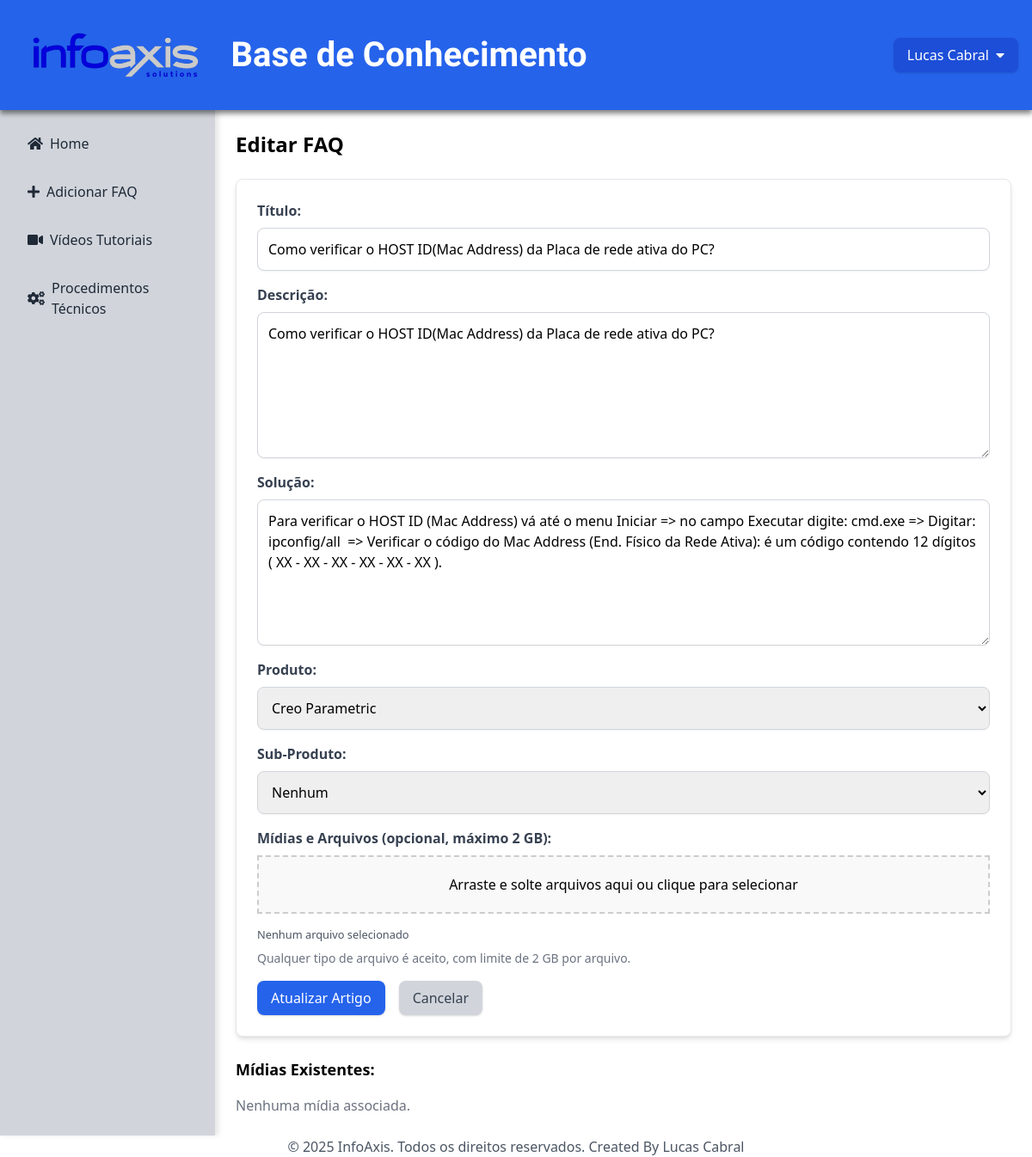
/edit_article/26 (signed in), run on the app's committed database.
### tables this page shows
CREATE TABLE settings (
            id INTEGER PRIMARY KEY,
            logo_path TEXT
        );

CREATE TABLE users (
            id INTEGER PRIMARY KEY AUTOINCREMENT,
            username TEXT NOT NULL UNIQUE,
            email TEXT NOT NULL UNIQUE,
            password_hash TEXT NOT NULL,
            role TEXT NOT NULL DEFAULT 'user'
        , otp_secret TEXT);

CREATE TABLE articles (
            id INTEGER PRIMARY KEY AUTOINCREMENT,
            title TEXT NOT NULL,
            question TEXT NOT NULL,
            solution TEXT NOT NULL
        , created_at TEXT, created_by INTEGER, product TEXT, subproduct TEXT, modified_by_username TEXT, modified_at TEXT);

### app.py (the view, shortened to what this page needs)
@app.route('/edit_article/<int:id>', methods=['GET', 'POST'])
@login_required
def edit_article(id):
    conn = get_db_connection()
    try:
        article = conn.execute('SELECT * FROM articles WHERE id = ?', (id,)).fetchone()
        if not article:
            flash('Artigo não encontrado ou você não tem permissão.', 'error')
            return redirect(url_for('index'))
        media = conn.execute('SELECT * FROM media WHERE article_id = ?', (id,)).fetchall()
        settings = conn.execute('SELECT * FROM settings WHERE id = 1').fetchone() or {'logo_path': 'images/default-logo.png'}
        return render_template('edit_article.html', article=dict(article), media=media, settings=settings)
    except Exception as e:
        print(f"[ERROR] Erro inesperado: {str(e)}")
        flash('Ocorreu um erro inesperado. Tente novamente.', 'error')
        return redirect(url_for('index'))
    finally:
        conn.close()
        print(f"[INFO] Conexão com o banco de dados fechada")

### app.py (called while the page is built)
@login_manager.user_loader
def load_user(user_id):
    conn = get_db_connection()
    user = conn.execute('SELECT * FROM users WHERE id = ?', (user_id,)).fetchone()
    conn.close()
    if user is None:
        return None
    otp_secret = user['otp_secret'] if 'otp_secret' in user else None  # Lidar com ausência de otp_secret
    return User(user[0], user[1], user[2], user[4], otp_secret) if not hasattr(user, 'keys') else User(user['id'], user['username'], user['email'], user['role'], otp_secret)

def get_db_connection():
    conn = sqlite3.connect('database.db', timeout=10)  # Adiciona timeout para evitar bloqueios
    conn.row_factory = sqlite3.Row
    return conn

    @property
    def is_admin(self):
        return self.role == 'admin'

### templates/edit_article.html (shortened to what this page needs)
{% extends "base.html" %}
{% block content %}
<div class="max-w-8xl mx-auto">
    <h2 class="text-2xl font-bold mb-6">Editar FAQ</h2>
    <form method="POST" enctype="multipart/form-data" class="bg-white p-6 rounded-lg shadow-md border border-gray-200">
        <div class="mb-4">
            <label for="title" class="block text-gray-700 font-semibold mb-2">Título:</label>
            <input type="text" name="title" id="title" value="{{ article.title }}" class="w-full p-3 border border-gray-300 rounded-lg shadow-sm focus:outline-none focus:ring-2 focus:ring-blue-500" required>
        </div>
        <div class="mb-4">
            <label for="question" class="block text-gray-700 font-semibold mb-2">Descrição:</label>
            <textarea name="question" id="question" rows="6" class="w-full p-3 border border-gray-300 rounded-lg shadow-sm focus:outline-none focus:ring-2 focus:ring-blue-500" required>{{ article.question if article.question else article.content }}</textarea>
        </div>
        <div class="mb-4">
            <label for="solution" class="block text-gray-700 font-semibold mb-2">Solução:</label>
            <textarea name="solution" id="solution" rows="6" class="w-full p-3 border border-gray-300 rounded-lg shadow-sm focus:outline-none focus:ring-2 focus:ring-blue-500" required>{{ article.solution if article.solution else article.content }}</textarea>
        </div>
        <div class="mb-4">
            <label for="product" class="block text-gray-700 font-semibold mb-2">Produto:</label>
            <select name="product" id="product" class="w-full p-3 border border-gray-300 rounded-lg shadow-sm focus:outline-none focus:ring-2 focus:ring-blue-500" required>
                <option value="Creo Parametric" {% if article.product == 'Creo Parametric' %}selected{% endif %}>Creo Parametric</option>
            </select>
        </div>
        <div class="mb-4" id="subproduct-container" style="display: {% if article.product == 'Creo Parametric' %}block{% else %}none{% endif %};">
            <label for="subproduct" class="block text-gray-700 font-semibold mb-2">Sub-Produto:</label>
            <select name="subproduct" id="subproduct" class="w-full p-3 border border-gray-300 rounded-lg shadow-sm focus:outline-none focus:ring-2 focus:ring-blue-500">
                <option value="" {% if not article.subproduct %}selected{% endif %}>Nenhum</option>
            </select>
        </div>
        <div class="mb-4">
            <label for="media" class="block text-gray-700 font-semibold mb-2">Mídias e Arquivos (opcional, máximo 2 GB):</label>
            <div class="dropzone" ondragover="dragOverHandler(event)" ondragleave="dragLeaveHandler(event)" ondrop="dropHandler(event)" onclick="triggerFileInput()">
                <p>Arraste e solte arquivos aqui ou clique para selecionar</p>
            </div>
            <small id="fileNameDisplay" class="block mt-2 text-gray-600">Nenhum arquivo selecionado</small>
            <p class="text-gray-500 text-sm mt-1">Qualquer tipo de arquivo é aceito, com limite de 2 GB por arquivo.</p>
        </div>
        <div class="flex space-x-4">
            <button type="submit" class="bg-blue-600 text-white px-4 py-2 rounded-lg shadow hover:bg-blue-700 transition-colors">Atualizar Artigo</button>
            <a href="{{ url_for('index') }}" class="bg-gray-300 text-gray-700 px-4 py-2 rounded-lg shadow hover:bg-gray-400 transition-colors">Cancelar</a>
        </div>
    </form>
    <div class="mt-6">
        <h3 class="text-lg font-semibold mb-4">Mídias Existentes:</h3>
        {% if media %}
            <div class="grid grid-cols-1 md:grid-cols-3 gap-4">
                {% for m in media %}
                    <div class="flex flex-col items-center">
                        {% set media_path = m['media_path']|default('') %}
                        {% if media_path and media_path|length > 0 %}
                            {% set filename = media_path.split('/')[-1] %}
                            {% if filename.lower().endswith(('.png', '.jpg', '.jpeg', '.gif')) %}
                                <img src="{{ url_for('static', filename=media_path) }}" alt="{{ filename }}" class="w-32 h-32 object-cover rounded" onerror="this.onerror=null; this.src='/static/images/default-logo.png'; console.log('Erro ao carregar imagem: ' + '{{ media_path }}');">
                                <p class="text-sm text-gray-500">Caminho: {{ media_path }}</p>
                            {% else %}
                                <a href="{{ url_for('static', filename=media_path) }}" target="_blank" class="text-blue-600 hover:underline">{{ filename }}</a>
                                <p class="text-sm text-gray-500">Caminho: {{ media_path }}</p>
                            {% endif %}
                        {% else %}
                            <p class="text-red-500">Caminho inválido: {{ media_path }}</p>
                        {% endif %}
                        <form action="{{ url_for('delete_media', media_id=m['id']) }}" method="POST" onsubmit="console.log('Enviando para: ' + '{{ url_for('delete_media', media_id=m['id']) }}'); return confirm('Tem certeza que deseja excluir esta mídia?');" class="mt-1">
                            <button type="submit" class="text-red-500 hover:text-red-700">Excluir</button>
                        </form>
                    </div>
                {% endfor %}
            </div>
        {% else %}
            <p class="text-gray-500">Nenhuma mídia associada.</p>
        {% endif %}
    </div>
</div>
{% endblock %}

### templates/base.html (shortened to what this page needs)
        <!DOCTYPE html>
<html lang="pt-BR">
<head>
    <link href="https://cdn.jsdelivr.net/npm/tailwindcss@2.2.19/dist/tailwind.min.css" rel="stylesheet">
    <link rel="stylesheet" href="https://cdnjs.cloudflare.com/ajax/libs/font-awesome/5.15.4/css/all.min.css" />
</head>
<body>
    <header class="bg-blue-600 text-white p-4 flex items-center justify-between">
        <div class="flex items-center">
		<a href="{{ url_for('index') }}">
            <img src="{{ url_for('static', filename=settings.logo_path) }}" alt="Logo" class="h-24">
			</a>
            <h1 class="header-title">Base de Conhecimento</h1>
			</div>
            {% if current_user.is_authenticated %}
                <div class="flex items-center space-x-4">
                    <div class="relative" id="user-dropdown"><button onclick="toggleDropdown()" class="text-white-700 font-semibold focus:outline-none flex items-center">
      <button onclick="toggleDropdown()" class="bg-blue-700 text-white px-4 py-2 rounded-lg shadow hover:bg-blue-700 transition-colors flex-1">{{ current_user.username }} <i class="fas fa-caret-down ml-1"></i>
	  </button>
</div>
                    </div>
            {% endif %}
    </header>
    <div class="main-container">
        {% if current_user.is_authenticated %}
            <nav class="sidebar">
                <a href="{{ url_for('index') }}"><i class="fas fa-home"></i> Home</a>
                <a href="{{ url_for('add_article') }}"><i class="fas fa-plus"></i> Adicionar FAQ</a>
                    <a href="{{ url_for('tutorials') }}" class="block py-2 px-4 text-gray-700 hover:bg-gray-200"><i class="fas fa-video mr-2"></i>Vídeos Tutoriais</a>
                    <a href="{{ url_for('procedures') }}" class="block py-2 px-4 text-gray-700 hover:bg-gray-200"><i class="fas fa-cogs mr-2"></i>Procedimentos Técnicos</a>
                </nav>
        {% endif %}
        <main class="flex-1 p-6">
            {% block content %}{% endblock %}
        </main>
    </div>
    <footer class="bg-white">
        <div class="max-w-8xl mx-auto text-center text-gray-600">
            <p>© 2025 InfoAxis. Todos os direitos reservados. Created By Lucas Cabral</p>
        </div>
</body>
</html>

### templates/base.html (style rules this page uses)
body, html { height: 100%; margin: 0; padding: 0; transition: all 0.3s ease; }
header { box-shadow: 0 4px 6px rgba(0, 0, 0, 0.5); position: relative; z-index: 10; }
.main-container { display: flex; min-height: 80vh; animation: fadeIn 0.5s ease-in-out; }
.sidebar { width: 250px; background-color: #d1d5db; padding: 1rem; color: #1f2937; transition: transform 0.3s ease; box-shadow: 4px 0 6px rgba(0, 0, 0, 0.1); position: relative; top: -1px; }
.sidebar::before { content: ''; position: absolute; top: -10px; left: 0; width: 100%; height: 10px; background: linear-gradient(to bottom, rgba(209, 213, 219, 0.8), #d1d5db); z-index: -1; }
.sidebar a { display: flex; align-items: center; padding: 0.75rem 1rem; color: #1f2937; text-decoration: none; border-radius: 0.375rem; margin-bottom: 0.5rem; transition: background-color 0.3s ease, transform 0.2s ease; }
.sidebar a i { margin-right: 0.5rem; }
.header-title { font-family: 'Zen Dots', cursive; font-size: 2.5rem; font-weight: 700; margin-left: 1rem; color: white; }

### templates/edit_article.html (style rules this page uses)
.dropzone { border: 2px dashed #ccc; padding: 20px; text-align: center; margin-bottom: 15px; background-color: #f9f9f9; transition: all 0.4s ease-in-out; }

### data on the page
settings: logo_path (placeholder picture)
users: username "Lucas Cabral"
articles: title "Como verificar o HOST ID(Mac Address) da Placa de rede ativa do PC?", question "Como verificar o HOST ID(Mac Address) da Placa de rede ativa do PC?", solution "Para verificar o HOST ID (Mac Address) vá até o menu Iniciar => no campo Executar digite: cmd.exe => Digitar: ipconfig/all => Verificar o código do Mac Address (End. Físico da Rede Ativa): é um código contendo 12 dígitos ( XX - XX - XX - XX - XX - XX ).", product "Creo Parametric", subproduct "Nenhum"
